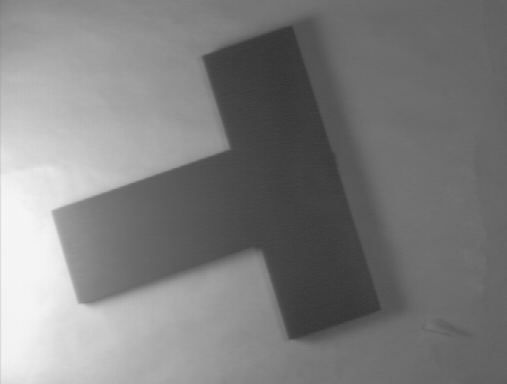
#> input picture 02_thresholding/T.png, 507 x 384 px
$ python edge_detection.py   (older library calls are emulated)
#> lines starting #> are read from the running program, lines starting #| are printed output that depends on the picture; after the words box and inside, x2 and y2 are one past the last pixel; in counts of white or black regions, pixels touching at a corner belong together
import cv2
import math
import numpy as np
from PIL import Image
import os
import scipy
import scipy.misc
from scipy import ndimage
import sys
import skimage
import scipy
import imageio
import matplotlib.pyplot as plt
import time
from scipy.ndimage import measurements
import copy
import seaborn as sns
import SimpleITK as sitk
# worth to mention, cv <col, row>, np <row, col>

fName = 'T.png'
# fName = 'GFP_06-DAPI.tif'
# fName = 'mean_C.jpg'
log_threshold = 4.5
cell_size_thresh = 500

# [76 lines left out: function sobel_edge, not called in this run]

def sobel(img):
    im = img.astype('int32')
    dx = ndimage.sobel(im, 0)  # horizontal derivative
    dy = ndimage.sobel(im, 1)  # vertical derivative
    mag = np.hypot(dx, dy)  # magnitude
    mag *= 255.0 / np.max(mag)  # normalize (Q&D)
    imageio.imwrite('sobel.jpg', mag)

    sobel_edge = (mag > 50)*255 + (mag<=50)*0
    imageio.imwrite('sobel_edge.jpg', sobel_edge)

def mysobel(img):
    threshold = 50
    kernel_x = np.asarray([[1, 0, -1],
                           [2, 0, -2],
                           [1, 0, -1]])
    kernel_y = np.asarray([[1, 2, 1],
                           [0, 0, 0],
                           [-1, -2, -1]])
    dx = cv2.filter2D(img, -1, kernel_x)
    dy = cv2.filter2D(img, -1, kernel_y)
    mix = np.hypot(dx, dy)  # magnitude
    mix *= 255.0 / np.max(mix)  # normalize (Q&D)
    sobel_edge = (mix > threshold)*255 + (mix <= threshold)*0

    cv2.imwrite('x_gradient.jpg', dx)
    cv2.imwrite('y_gradient.jpg', dy)
    cv2.imwrite('my_sobel_edge.jpg', sobel_edge)
    time.sleep(30)


# [4 lines left out: function canny_edge, not called in this run]

if __name__ == '__main__':
    img = cv2.imread(fName, 0)
#> img is the input picture: shape (384, 507); min 53, max 246, mean 126.3

    mysobel(img)
#> in mysobel, `dx = cv2.filter2D(img, -1, kernel_x)`:
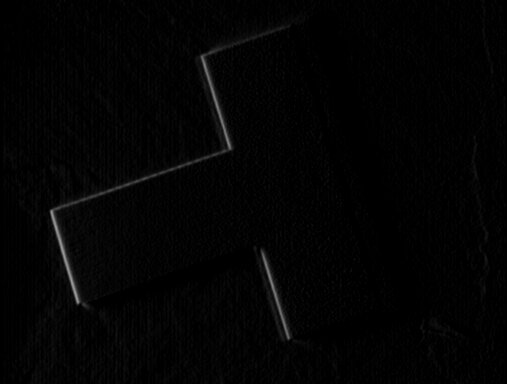
#> dx: shape (384, 507); min 0, max 153, mean 3.2
#> in mysobel, `sobel_edge = (mix > threshold)*255 + (mix <= threshold)*0`:
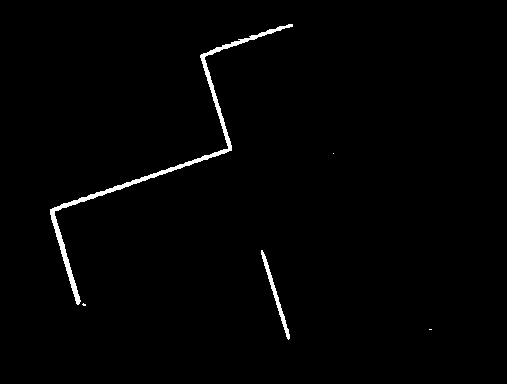
#> sobel_edge: shape (384, 507) int64; 1.2% white; 5 white regions (3 under 20 px), largest, box (x1, y1, x2, y2) and area: (50, 24, 293, 305) 2042, (261, 250, 290, 340) 354

    # sobel(img)

    sobel(img)
#> in sobel, `dx = ndimage.sobel(im, 0)`:
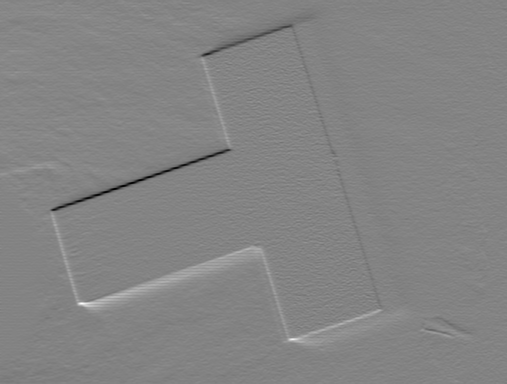
#> dx: shape (384, 507) int32; min -208, max 195, mean 0.5; drawn with min black and max white
#> in sobel, `dy = ndimage.sobel(im, 1)`:
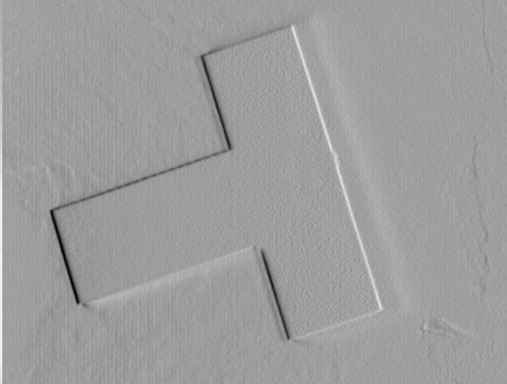
#> dy: shape (384, 507) int32; min -153, max 92, mean -1.6; drawn with min black and max white
#> in sobel, `mag = np.hypot(dx, dy)`:
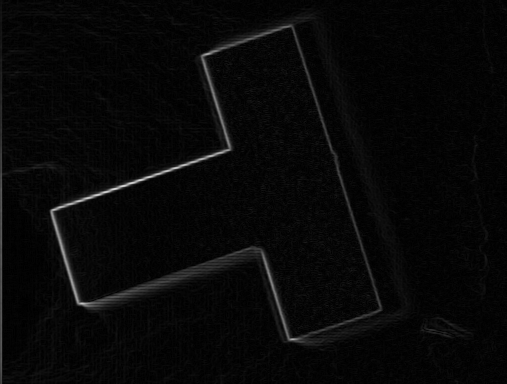
#> mag: shape (384, 507) float64; min 0, max 214.9, mean 8.2
#> in sobel, `sobel_edge = (mag > 50)*255 + (mag<=50)*0`:
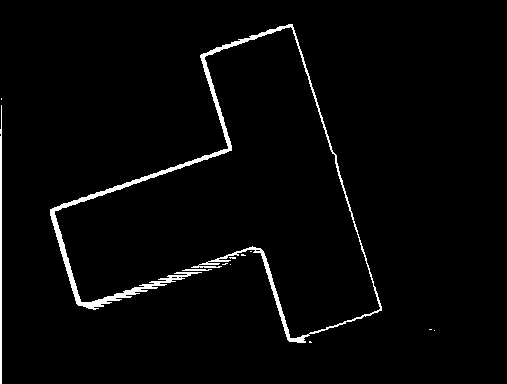
#> sobel_edge: shape (384, 507) int64; 2.5% white; 12 white regions (9 under 20 px), largest, box (x1, y1, x2, y2) and area: (50, 24, 382, 343) 4269, (0, 105, 2, 384) 532, (182, 269, 212, 271) 52
#> (the run stopped early here; a loop or call above may not have finished)

$ run again, with 02_thresholding/letter.png copied over 02_thresholding/T.png
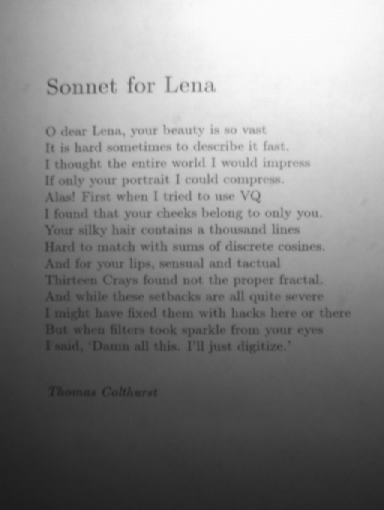
#> input picture 02_thresholding/letter.png, 384 x 510 px
#> img is the input picture: shape (510, 384); min 27, max 251, mean 133.2
#> in sobel, `dy = ndimage.sobel(im, 1)`:
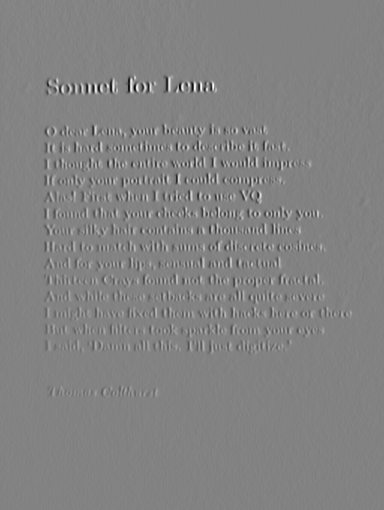
#> dy: shape (510, 384) int32; min -390, max 372, mean 1.2; drawn with min black and max white
#> in sobel, `sobel_edge = (mag > 50)*255 + (mag<=50)*0`:
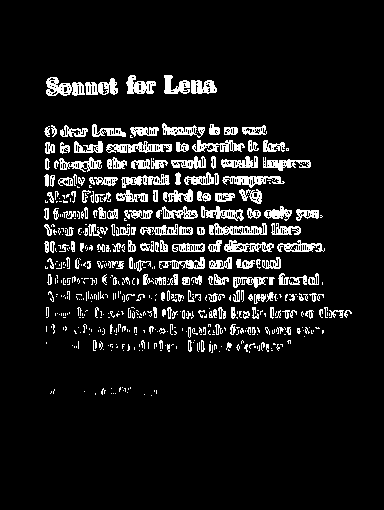
#> sobel_edge: shape (510, 384) int64; 9.2% white in thin lines or dots, all inside (x1, y1, x2, y2) = (44, 75, 352, 396)
